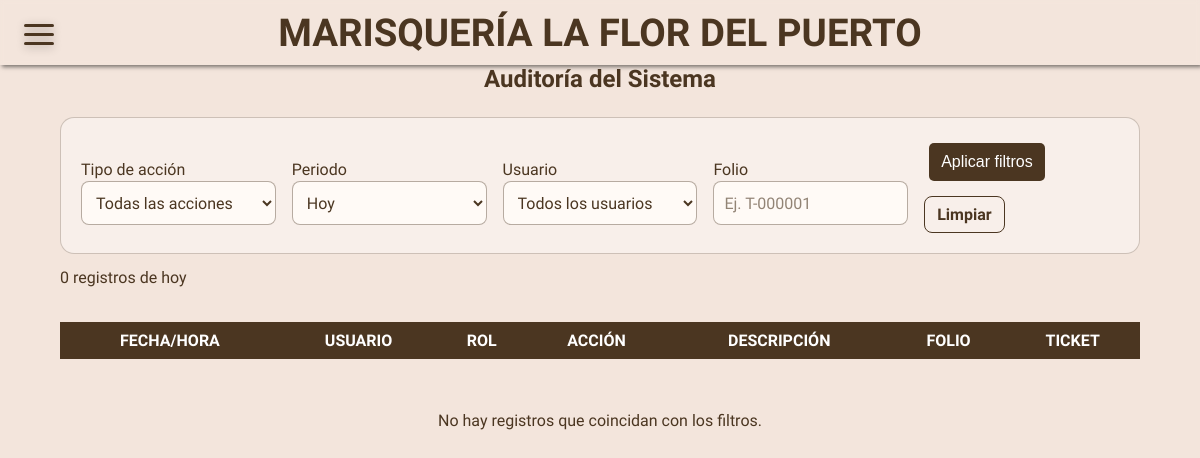
Before: /auditoria (signed in) with the older database file.
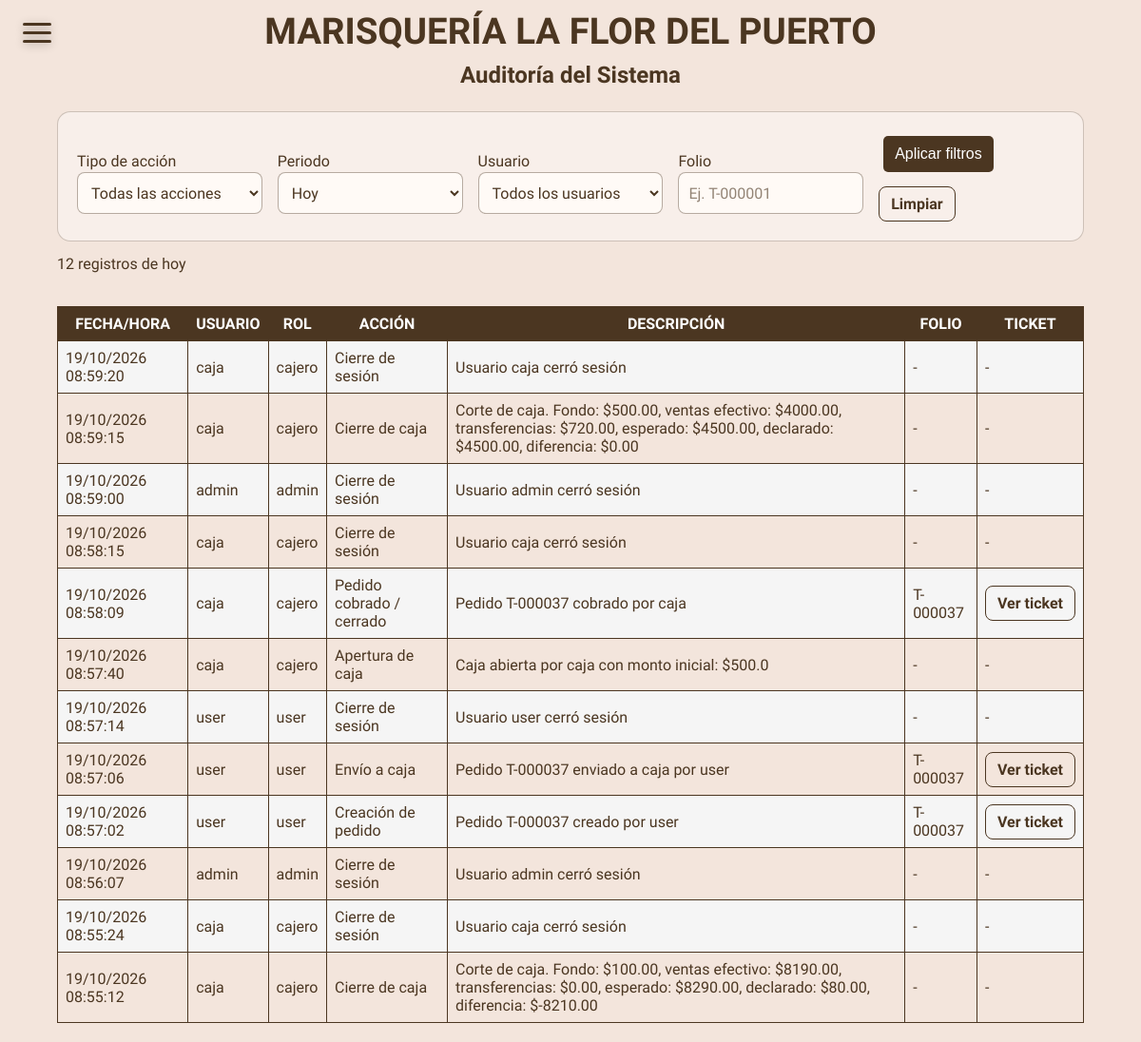
After: the same page with the newer database file.
### models.py (models this page shows)
class Auditoria(db.Model):
    id = db.Column(db.Integer, primary_key=True)
    usuario_id = db.Column(db.String(80), nullable=False)
    usuario_nombre = db.Column(db.String(80), nullable=False)
    rol = db.Column(db.String(80), nullable=False)
    accion = db.Column(db.String(100), nullable=False)
    descripcion = db.Column(db.Text, nullable=True)
    fecha_hora = db.Column(db.DateTime, default=datetime.now)
    pedido_id = db.Column(db.Integer, db.ForeignKey('pedidos.id'), nullable=True)
    pedido = db.relationship('Pedidos', lazy='joined')
    ticket_snapshot = db.Column(db.JSON, nullable=True)

class Pedidos(db.Model):
    id = db.Column(db.Integer, primary_key=True)
    folio = db.Column(db.String(20), unique=True, nullable=True)
    solicitud_id = db.Column(db.String(64), unique=True, nullable=True)
    estado = db.Column(db.String(20), default='ABIERTA')  # ABIERTA, ENVIADA_A_CAJA, COBRADA, CANCELADA
    state = db.Column(db.String(20), default='pendiente')  # Mantener por compatibilidad
    fecha = db.Column(db.DateTime, default=datetime.now)
    fecha_cobro = db.Column(db.DateTime, nullable=True)
    products = db.Column(db.JSON)
    total = db.Column(db.Float)
    usuario_id = db.Column(db.String(80), db.ForeignKey('users.username'), nullable=False)
    metodo_pago = db.Column(db.String(20), nullable=True)
    monto_efectivo = db.Column(db.Float, nullable=True)
    monto_transferencia = db.Column(db.Float, nullable=True)
    cajero_id = db.Column(db.String(80), db.ForeignKey('users.username'), nullable=True)

### app.py (the view)
        def wrapped(*args, **kwargs):
            if 'username' not in session:
                return redirect(url_for('login'))
            if session.get('tipo_usuario') not in allowed_roles:
                abort(403)
            return f(*args, **kwargs)

### app.py (called while the page is built)
def csrf_token():
    if '_csrf_token' not in session:
        session['_csrf_token'] = secrets.token_urlsafe(32)
    return session['_csrf_token']

def usuario_actual():
    usuario = Users.query.filter_by(username=session.get('username'), activo=True).populate_existing().first()
    if not usuario or session.get('version_sesion', 0) != usuario.version_sesion:
        return None
    return usuario

@app.after_request
def cabeceras_seguridad(respuesta):
    respuesta.headers['X-Content-Type-Options'] = 'nosniff'
    respuesta.headers['X-Frame-Options'] = 'DENY'
    respuesta.headers['Referrer-Policy'] = 'same-origin'
    if request.endpoint != 'static':
        respuesta.headers['Cache-Control'] = 'no-store'
    return respuesta

def role_required(*allowed_roles):
    def decorator(f):
        def wrapped(*args, **kwargs):
            if 'username' not in session:
                return redirect(url_for('login'))
            if session.get('tipo_usuario') not in allowed_roles:
                abort(403)
            return f(*args, **kwargs)
        wrapped.__name__ = f.__name__
        wrapped.allowed_roles = allowed_roles
        return wrapped
    return decorator

### templates/auditoria.html (shortened to what this page needs)
{% extends 'base.html' %}
{% block content %}
    <h2 style="text-align: center;">Auditoría del Sistema</h2>
    <form class="auditoria-filtros" method="GET" action="{{ url_for('auditoria') }}">
        <div>
            <label for="auditoriaAccion">Tipo de acción</label>
            <select id="auditoriaAccion" name="accion">
                <option value="">Todas las acciones</option>
            </select>
        </div>
        <div>
            <label for="auditoriaPeriodo">Periodo</label>
            <select id="auditoriaPeriodo" name="periodo" onchange="actualizarFechasAuditoria()">
                <option value="hoy" {% if filtros.periodo == 'hoy' %}selected{% endif %}>Hoy</option>
            </select>
        </div>
        <div>
            <label for="auditoriaUsuario">Usuario</label>
            <select id="auditoriaUsuario" name="usuario">
                <option value="">Todos los usuarios</option>
            </select>
        </div>
        <div>
            <label for="auditoriaFolio">Folio</label>
            <input type="search" id="auditoriaFolio" name="folio" value="{{ filtros.folio }}" placeholder="Ej. T-000001">
        </div>
        <div class="auditoria-filtros__acciones">
            <button class="btn" type="submit">Aplicar filtros</button>
            <a class="auditoria-ver-ticket" href="{{ url_for('auditoria') }}">Limpiar</a>
        </div>
    </form>
    <p class="auditoria-resultado">{{ registros|length }} registros{% if filtros.periodo == 'hoy' %} de hoy{% endif %}</p>
    <div style="width: 90%; margin: 0 auto; overflow-x: auto;">
        <table style="width: 100%;">
            <thead>
                <tr>
                    <th>Fecha/Hora</th>
                    <th>Usuario</th>
                    <th>Rol</th>
                    <th>Acción</th>
                    <th>Descripción</th>
                    <th>Folio</th>
                    <th>Ticket</th>
                </tr>
            </thead>
            <tbody>
                {% for registro in registros %}
                <tr>
                    <td>{{ registro.fecha_hora.strftime('%d/%m/%Y %H:%M:%S') }}</td>
                    <td>{{ registro.usuario_nombre }}</td>
                    <td>{{ registro.rol }}</td>
                    <td>{{ etiquetas.get(registro.accion, registro.accion) }}</td>
                    <td>{{ registro.descripcion if registro.descripcion else '-' }}</td>
                    <td>
                        {% if registro.pedido %}
                            {{ registro.pedido.folio or registro.pedido.id }}
                        {% else %}
                            -
                        {% endif %}
                    </td>
                    <td>
                        {% if registro.pedido or registro.ticket_snapshot %}
                            <a class="auditoria-ver-ticket" href="{{ url_for('ticket_registro_auditoria', registro_id=registro.id) }}" target="_blank" rel="noopener">Ver ticket</a>
                        {% else %}
                            -
                        {% endif %}
                    </td>
                </tr>
                {% endfor %}
            </tbody>
        </table>
    </div>
    {% if registros|length == 0 %}
        <div style="text-align: center; margin: 32px auto;">No hay registros que coincidan con los filtros.</div>
    {% endif %}
{% endblock %}

### templates/base.html (shortened to what this page needs)
<!DOCTYPE html>
<html lang="en">
<head>
    <link rel="stylesheet" href="{{ url_for('static', filename='css/base.css') }}">
</head>
<body>
    <header>
        <div class="menu-button menu-not-active" id="menu-button">
            <span></span>
            <span></span>
            <span></span>
        </div>
    </header>
    <div class="container">
        <h1 style="position: sticky; top: 0;">MARISQUERÍA LA FLOR DEL PUERTO</h1>
        {% block content %}{% endblock %}
    </div>
</body>
</html>

### static/css/base.css (style rules this page uses)
* { margin: 0; padding: 0; box-sizing: border-box; }
html { scroll-behavior: smooth; }
body { --bg-color: #4b3621; --text-color: #fff; background-color: #f3e5dc; font-family: 'Montserrat', sans-serif; color: #4b3621; display: block; }
.auditoria-ver-ticket { display: inline-block; padding: 8px 12px; border: 1px solid #4b3621; border-radius: 8px; color: #4b3621; text-decoration: none; font-weight: 600; white-space: nowrap; }
.auditoria-filtros { width: 90%; margin: 24px auto 12px; padding: 20px; display: grid; grid-template-columns: repeat(auto-fit, minmax(min(100%, 190px), 1fr)); gap: 16px; align-items: end; border: 1px solid rgba(75, 54, 33, 0.25); border-radius: 14px; background: rgba(255, 255, 255, 0.4); }
.auditoria-filtros input, .auditoria-filtros select { width: 100%; min-height: 44px; padding: 10px; border: 1px solid rgba(75, 54, 33, 0.4); border-radius: 8px; background: #fffaf6; color: #4b3621; font: inherit; }
.auditoria-filtros__acciones { display: flex; gap: 10px; align-items: center; flex-wrap: wrap; }
.auditoria-resultado { width: 90%; margin: 12px auto; line-height: 1.5; }
header { display: flex; justify-content: space-between; align-items: center; position: fixed; top: 0; left: 0; width: 100%; height: 10dvh; padding: 8px 30px; z-index: 100; }
.menu-button { width: 30px; cursor: pointer; position: absolute; top: 30%; left: 5%; z-index: 110; }
.menu-button span { display: block; width: 100%; height: 3px; box-shadow: rgba(0, 0, 0, 0.3) 0px 2px 10px 0px; position: relative; border-radius: 3px; background-color: var(--bg-color); transition: all 0.3s ease; }
span + span { margin-top: 6px; }
.menu-not-active span:nth-child(1) { animation: ease .7s top-2 forwards; }
.menu-not-active span:nth-child(2) { animation: ease .7s scaled-2 forwards; }
.menu-not-active span:nth-child(3) { animation: ease .7s bottom-2 forwards; }
a, button { border: none; cursor: pointer; outline: none; transition: 0.3s; }
h1 { width: 100%; text-align: center; padding: 10px; font-size: clamp(1.4rem, 5vw, 2.4rem); text-wrap: balance; margin: 0 auto; animation: scroll 10s ease-in-out; animation-timeline: scroll(); }
h2 { font-size: clamp(1rem, 5vw, 1.5rem); text-wrap: balance; }
.btn { display: inline-block; padding: 10px 12px; background-color: #4b3621; color: #fff; text-decoration: none; border-radius: 5px; margin: 5px; font-size: clamp(0.8rem, 5vw, 1rem); }
label { display: block; font-size: clamp(0.8rem, 5vw, 1rem); margin-bottom: 2px; }
input, textarea, select { font-family: inherit; display: block; margin-bottom: 8px; border: none; border-bottom: 1px solid #4b3621; background-color: transparent; outline: none; }
input::placeholder { color: #4b3621; opacity: 0.6; }
select { padding: 6px 0; transition: 0.4s; border-radius: 0px; }
option { display: flex; justify-content: flex-start; gap: 10px; border: 1px solid #4b3621; background: #f3e5dc; color: #4b3621; padding: 10px; transition: 0.4s; }
option:first-of-type { border-radius: 8px 8px 0 0; }
option:last-of-type { border-radius: 0 0 8px 8px; }
option:not(option:last-of-type) { border-bottom: none; }
option:checked { font-weight: bold; }
table { width: auto; border-collapse: collapse; margin: 20px auto; }
table th, table td { border: 1px solid #4b3621; padding: 8px; text-align: left; }
th { background-color: #4b3621; color: #fff; text-align: center !important; text-transform: uppercase; }
tr:nth-child(odd) { background-color: #f5f5f5; color: #4b3621; }
@media (min-width: 960px) { .menu-button { left: 2%; } }

Changed rows visible on the page:
added Auditoria: fecha_hora "19/10/2026 08:59:20", usuario_nombre "caja", rol "cajero", get "Cierre de sesión", descripcion "Usuario caja cerró sesión"
added Auditoria: fecha_hora "19/10/2026 08:59:15", usuario_nombre "caja", rol "cajero", get "Cierre de caja", descripcion "Corte de caja. Fondo: $500.00, ventas efectivo: $4000.00, transferencias: $720.00, esperado: $4500.00, declarado: $4500.00, diferencia: $0.00"
added Auditoria: fecha_hora "19/10/2026 08:59:00", usuario_nombre "admin", rol "admin", get "Cierre de sesión", descripcion "Usuario admin cerró sesión"
added Auditoria: fecha_hora "19/10/2026 08:58:15", usuario_nombre "caja", rol "cajero", get "Cierre de sesión", descripcion "Usuario caja cerró sesión"
added Auditoria: fecha_hora "19/10/2026 08:58:09", usuario_nombre "caja", rol "cajero", get "Pedido cobrado / cerrado", descripcion "Pedido T-000037 cobrado por caja", pedido "T-000037"
added Auditoria: fecha_hora "19/10/2026 08:57:40", usuario_nombre "caja", rol "cajero", get "Apertura de caja", descripcion "Caja abierta por caja con monto inicial: $500.0"
added Auditoria: fecha_hora "19/10/2026 08:57:14", usuario_nombre "user", rol "user", get "Cierre de sesión", descripcion "Usuario user cerró sesión"
added Auditoria: fecha_hora "19/10/2026 08:57:06", usuario_nombre "user", rol "user", get "Envío a caja", descripcion "Pedido T-000037 enviado a caja por user", pedido "T-000037"
added Auditoria: fecha_hora "19/10/2026 08:57:02", usuario_nombre "user", rol "user", get "Creación de pedido", descripcion "Pedido T-000037 creado por user", pedido "T-000037"
added Auditoria: fecha_hora "19/10/2026 08:56:07", usuario_nombre "admin", rol "admin", get "Cierre de sesión", descripcion "Usuario admin cerró sesión"
added Auditoria: fecha_hora "19/10/2026 08:55:24", usuario_nombre "caja", rol "cajero", get "Cierre de sesión", descripcion "Usuario caja cerró sesión"
added Auditoria: fecha_hora "19/10/2026 08:55:12", usuario_nombre "caja", rol "cajero", get "Cierre de caja", descripcion "Corte de caja. Fondo: $100.00, ventas efectivo: $8190.00, transferencias: $0.00, esperado: $8290.00, declarado: $80.00, diferencia: $-8210.00"
Other visible differences:
{{ registros|length }}: "0" → "12"
text no longer shown: "No hay registros que coincidan con los filtros."
